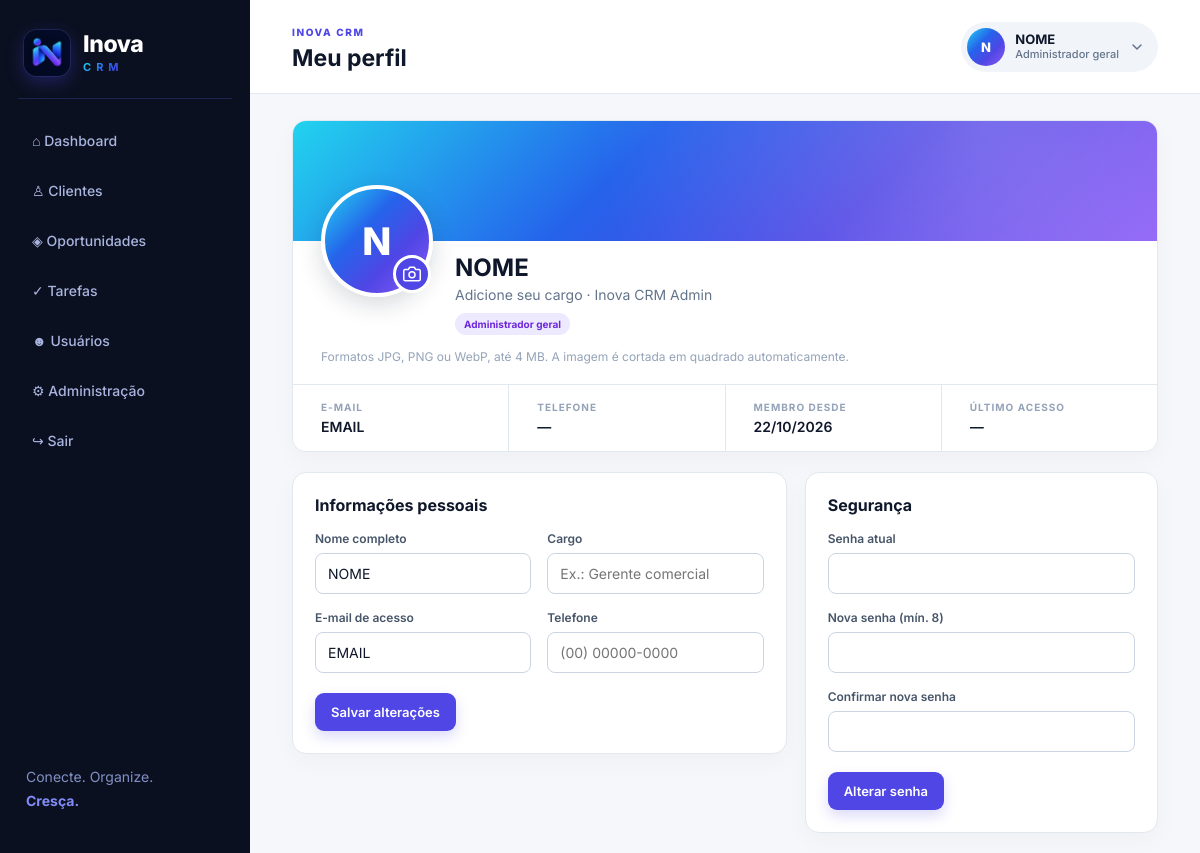
Screenshot of /index.php?page=profile (signed in) with the database file from the repository.
### tables this page shows
CREATE TABLE IF NOT EXISTS users (id INT UNSIGNED AUTO_INCREMENT PRIMARY KEY,company_id INT UNSIGNED NOT NULL,name VARCHAR(160) NOT NULL,email VARCHAR(190) UNIQUE NOT NULL,avatar VARCHAR(120) NULL,job_title VARCHAR(80) NULL,phone VARCHAR(40) NULL,password_hash VARCHAR(255) NOT NULL,role ENUM('global_admin','owner','member') NOT NULL DEFAULT 'member',status ENUM('active','suspended') NOT NULL DEFAULT 'active',deleted TINYINT(1) NOT NULL DEFAULT 0,deleted_at DATETIME NULL,last_login_at DATETIME NULL,created_at DATETIME NOT NULL DEFAULT CURRENT_TIMESTAMP,FOREIGN KEY(company_id) REFERENCES companies(id),INDEX(company_id));

CREATE TABLE IF NOT EXISTS companies (id INT UNSIGNED AUTO_INCREMENT PRIMARY KEY,name VARCHAR(160) NOT NULL,owner_name VARCHAR(160) NOT NULL,email VARCHAR(190) NOT NULL,status ENUM('active','suspended') NOT NULL DEFAULT 'active',created_at DATETIME NOT NULL DEFAULT CURRENT_TIMESTAMP,INDEX(status));

### app/Database.php (called while the page is built, shortened)
<?php
final class Database {
 private static ?PDO $pdo=null;
 public static function connection(): PDO {
  if (self::$pdo) return self::$pdo;
  global $config;
  $d=$config['db']; $dsn="mysql:host={$d['host']};port={$d['port']};dbname={$d['name']};charset={$d['charset']}";
  self::$pdo=new PDO($dsn,$d['user'],$d['pass'],[PDO::ATTR_ERRMODE=>PDO::ERRMODE_EXCEPTION,PDO::ATTR_DEFAULT_FETCH_MODE=>PDO::FETCH_ASSOC,PDO::ATTR_EMULATE_PREPARES=>false]);
  return self::$pdo;
 }
}
function db(): PDO { return Database::connection(); }

### config/bootstrap.php (called while the page is built, shortened)
<?php
function env_value(string $key, ?string $default = null): ?string {
    foreach ([$_ENV[$key] ?? null, $_SERVER[$key] ?? null, getenv($key)] as $v) {
        if ($v !== null && $v !== false && $v !== '') return (string) $v;
    }
    return $default;
}
$configFile = __DIR__ . '/config.php';
$config = require $configFile;
require_once __DIR__ . '/../app/helpers.php';
require_once __DIR__ . '/../app/Database.php';
require_once __DIR__ . '/../app/profile.php';

### config/config.php (called while the page is built, shortened)
<?php
return [
    'app_name' => env_value('APP_NAME', 'Inova CRM'),
    'base_url' => env_value('APP_URL', ''),
    'timezone' => env_value('APP_TIMEZONE', 'America/Sao_Paulo'),
    'session_name' => env_value('SESSION_NAME', 'inova_crm_session'),
    'db' => [
        'host' => env_value('DB_HOST', 'localhost'),
        'port' => env_value('DB_PORT', '3306'),
        'name' => env_value('DB_DATABASE', 'inova_crm'),
        'user' => env_value('DB_USERNAME', 'inova_crm_user'),
        'pass' => env_value('DB_PASSWORD', ''),
        'charset' => env_value('DB_CHARSET', 'utf8mb4'),
    ],
];

### app/profile.php (the view, shortened to what this page needs)
<?php
function user_initials(string $name): string {
    $parts = preg_split('/\s+/u', trim($name), -1, PREG_SPLIT_NO_EMPTY) ?: [];
    $first = mb_strtoupper(mb_substr($parts[0], 0, 1));
    $last = count($parts) > 1 ? mb_strtoupper(mb_substr($parts[count($parts) - 1], 0, 1)) : '';
    return $first . $last;
}
function avatar_html(array $u, string $class = ''): string {
    $file = (string)($u['avatar'] ?? '');
    $class = trim('avatar ' . $class);
    return '<span class="' . e($class) . ' avatar-initials" aria-hidden="true">' . e(user_initials((string)($u['name'] ?? ''))) . '</span>';
}
function role_text(string $r): string {
    return ['global_admin' => 'Administrador geral', 'owner' => 'Responsável', 'member' => 'Membro'][$r] ?? $r;
}
function profile_page(): void {
    $me = current_user();
    $id = (int)$me['id'];
    $q = db()->prepare('SELECT u.*, c.name company_name FROM users u JOIN companies c ON c.id=u.company_id WHERE u.id=?');
    $q->execute([$id]); $u = $q->fetch();
    $plan = strtoupper((string)($me['plan_code'] ?? 'free'));
    if (is_global_admin()) $plan = 'ADMINISTRADOR GERAL';
    $fmt = fn($d) => $d ? date('d/m/Y', strtotime($d)) : '—';
    layout_start('Meu perfil'); ?>
<section class="card profile-hero">
  <div class="profile-cover"></div>
  <div class="profile-head">
    <div class="avatar-wrap">
      <?= avatar_html($u, 'avatar-xl') ?>
      <form method="post" enctype="multipart/form-data" class="avatar-form">
        <label for="avatar-input" class="avatar-edit" title="Alterar foto" aria-label="Alterar foto">
          <svg viewBox="0 0 24 24" width="18" height="18" fill="none" stroke="currentColor" stroke-width="2" stroke-linecap="round" stroke-linejoin="round" aria-hidden="true"><path d="M23 19a2 2 0 0 1-2 2H3a2 2 0 0 1-2-2V8a2 2 0 0 1 2-2h4l2-3h6l2 3h4a2 2 0 0 1 2 2z"/><circle cx="12" cy="13" r="4"/></svg>
        </label>
      </form>
    </div>
    <div class="profile-id">
      <h2><?= e($u['name']) ?></h2>
      <p><?= e($u['job_title'] ?: 'Adicione seu cargo') ?> · <?= e($u['company_name']) ?></p>
      <div class="profile-tags"><span class="badge pro"><?= e(role_text((string)$u['role'])) ?></span><?php if (!is_global_admin()): ?><span class="badge"><?= e('Plano ' . $plan) ?></span><?php endif; ?></div>
    </div>
  </div>
  <p class="profile-hint">Formatos JPG, PNG ou WebP, até 4 MB. A imagem é cortada em quadrado automaticamente.</p>
  <dl class="profile-meta">
    <div><dt>E-mail</dt><dd><?= e($u['email']) ?></dd></div>
    <div><dt>Telefone</dt><dd><?= e($u['phone'] ?: '—') ?></dd></div>
    <div><dt>Membro desde</dt><dd><?= e($fmt($u['created_at'])) ?></dd></div>
    <div><dt>Último acesso</dt><dd><?= e($u['last_login_at'] ? date('d/m/Y H:i', strtotime($u['last_login_at'])) : '—') ?></dd></div>
  </dl>
</section>
<div class="grid-2 profile-grid">
  <section class="card">
    <div class="card-head"><h3>Informações pessoais</h3></div>
    <form method="post" autocomplete="on">
      <div class="form-grid">
        <label>Nome completo<input name="name" required maxlength="160" value="<?= e($u['name']) ?>" autocomplete="name"></label>
        <label>Cargo<input name="job_title" maxlength="80" placeholder="Ex.: Gerente comercial" value="<?= e($u['job_title'] ?? '') ?>" autocomplete="organization-title"></label>
        <label>E-mail de acesso<input type="email" name="email" required maxlength="190" value="<?= e($u['email']) ?>" autocomplete="email"></label>
        <label>Telefone<input type="tel" name="phone" maxlength="40" placeholder="(00) 00000-0000" value="<?= e($u['phone'] ?? '') ?>" autocomplete="tel"></label>
      </div>
      <button class="btn primary">Salvar alterações</button>
    </form>
  </section>
  <section class="card">
    <div class="card-head"><h3>Segurança</h3></div>
    <form method="post" autocomplete="off">
      <div class="form-grid one">
        <label>Senha atual<input type="password" name="current_password" required autocomplete="current-password"></label>
        <label>Nova senha (mín. 8)<input type="password" name="new_password" required minlength="8" autocomplete="new-password"></label>
        <label>Confirmar nova senha<input type="password" name="confirm_password" required minlength="8" autocomplete="new-password"></label>
      </div>
      <button class="btn primary">Alterar senha</button>
    </form>
  </section>
</div>
<?php layout_end(); }

### public/index.php (shortened to what this page needs)
<?php
declare(strict_types=1); require __DIR__.'/../config/bootstrap.php';
$page=$_GET['page']??'dashboard';
 ?><?php
if($page==='customers') customers_page(); elseif($page==='deals') deals_page(); elseif($page==='tasks') tasks_page(); elseif($page==='users') users_page(); elseif($page==='profile') profile_page(); elseif($page==='admin') admin_page(); else dashboard_page();
 ?>

### app/helpers.php (shortened to what this page needs)
<?php
function e(mixed $v): string { return htmlspecialchars((string)$v, ENT_QUOTES, 'UTF-8'); }
function get_flash(): ?array { $f=$_SESSION['_flash']??null; unset($_SESSION['_flash']); return $f; }
function current_user(): ?array { return $_SESSION['user']??null; }
function favicon_tags(): string { return '<link rel="icon" href="favicon.ico" sizes="any"><link rel="icon" type="image/png" sizes="32x32" href="assets/favicon-32.png"><link rel="icon" type="image/png" sizes="192x192" href="assets/icon-192.png"><link rel="apple-touch-icon" href="assets/apple-touch-icon.png"><meta name="theme-color" content="#0b1020">'; }
    ?>
<?php
function layout_start(string $title): void { global $config; $u=current_user(); $flash=get_flash(); ?><!doctype html><html lang="pt-BR"><head><meta charset="utf-8"><meta name="viewport" content="width=device-width,initial-scale=1"><title><?=e($title)?> · Inova CRM</title><?=favicon_tags()?><link rel="stylesheet" href="assets/app.css"></head><body><div class="app-shell"><div class="sidebar-backdrop" data-nav-close></div><aside class="sidebar" id="sidebar" aria-label="Menu principal"><button type="button" class="nav-close" data-nav-close aria-label="Fechar menu">&times;</button><a class="brand" href="index.php" aria-label="Inova CRM - início"><img class="brand-mark" src="assets/brand-mark.png" alt="" width="46" height="46"><span class="brand-text"><strong>Inova</strong><em>CRM</em></span></a><nav><?php $cur=$_GET['page']??'dashboard'; $items=['dashboard'=>['index.php','⌂ Dashboard'],'customers'=>['index.php?page=customers','♙ Clientes'],'deals'=>['index.php?page=deals','◈ Oportunidades'],'tasks'=>['index.php?page=tasks','✓ Tarefas']]; if($u && in_array($u['role'],['owner','global_admin'],true)) $items['users']=['index.php?page=users','☻ Usuários']; if($u && $u['role']==='global_admin') $items['admin']=['index.php?page=admin','⚙ Administração']; foreach($items as $k=>$it): ?><a href="<?=$it[0]?>" class="<?=$cur===$k?'active':''?>"><?=$it[1]?></a><?php endforeach; ?><a href="index.php?page=logout">↪ Sair</a></nav><div class="side-foot">Conecte. Organize.<br><strong>Cresça.</strong></div></aside><main class="main"><header class="topbar"><button type="button" class="menu-btn" id="menu-btn" aria-label="Abrir menu" aria-controls="sidebar" aria-expanded="false"><span></span><span></span><span></span></button><div class="topbar-title"><span class="eyebrow">INOVA CRM</span><h1><?=e($title)?></h1></div><?php if($u): $rl=['global_admin'=>'Administrador geral','owner'=>'Responsável','member'=>'Membro'][$u['role']??'']??($u['role']??''); ?><div class="profile-menu"><button type="button" class="user-pill" id="profile-btn" aria-haspopup="true" aria-expanded="false" aria-controls="profile-dd"><?=avatar_html($u,'avatar-sm')?><span class="user-info"><b><?=e($u['name'])?></b><small><?=e(($u['job_title']??'')?:$rl)?></small></span><svg class="chev" viewBox="0 0 24 24" width="16" height="16" fill="none" stroke="currentColor" stroke-width="2.2" stroke-linecap="round" stroke-linejoin="round" aria-hidden="true"><path d="m6 9 6 6 6-6"/></svg></button><div class="profile-dd" id="profile-dd" hidden><div class="dd-head"><?=avatar_html($u,'avatar-md')?><div><strong><?=e($u['name'])?></strong><small><?=e($u['email']??'')?></small><span class="badge pro"><?=e($rl)?></span></div></div><a href="index.php?page=profile">Meu perfil</a><a href="index.php?page=logout" class="dd-out">Sair</a></div></div><?php endif; ?></header><?php if($flash): ?><div class="flash <?=$flash[0]?>"><?=e($flash[1])?></div><?php endif; ?><?php }
function layout_end(): void { ?></main></div></body></html><?php }

### rows the page displays
users: name "N N", name "NOME", job_title+role "Administrador geral", job_title "Adicione seu cargo", company.name "Inova CRM Admin", role "Administrador geral", email "EMAIL", phone "—", created_at "22/10/2026", last_login_at "—"

### other values shown
$it[1] "⌂ Dashboard"
$it[1] "♙ Clientes"
$it[1] "◈ Oportunidades"
$it[1] "✓ Tarefas"
$it[1] "☻ Usuários"
$it[1] "⚙ Administração"
$title "Meu perfil"
